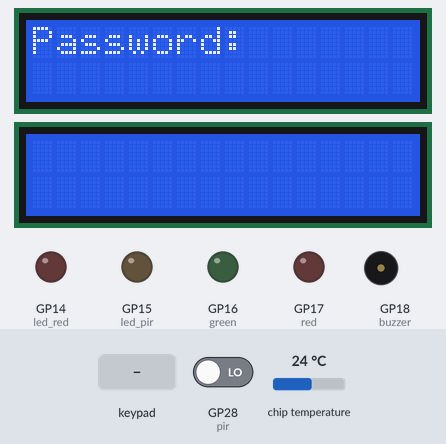
A program run on a simulated Raspberry Pi Pico running MicroPython. Parts: 2 × 16×2 character LCD, output pins drawn as LEDs (lit = HIGH), buzzer (waves = sounding, pin HIGH). The test bench sets the inputs (shaded band); at power-on: GP28 (pir) LOW, chip temperature 24 °C. Threads take turns every 2 ms; library files of the repository ran but are not shown: lcd_api.py, pico_i2c_lcd.py; pins used as bus, display or sensor lines are not drawn; what the program prints to the serial console is not drawn.

Above: at 1.3 s.
1.4 s: keypad keys 1 2 3 4 5 6 pressed 0.4 s apart
At 4.5 s:
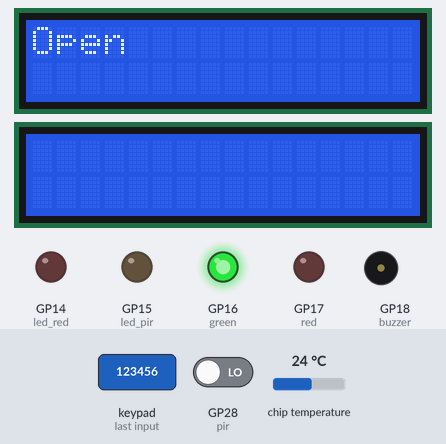
5.3 s: keypad keys 1 3 9 7 2 2 # pressed 0.4 s apart
At 8.9 s:
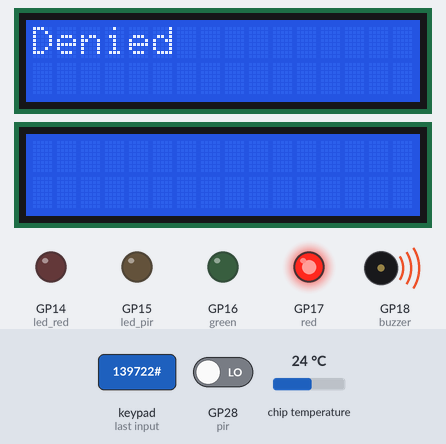
21.6 s: key 'A' pressed
At 22.6 s:
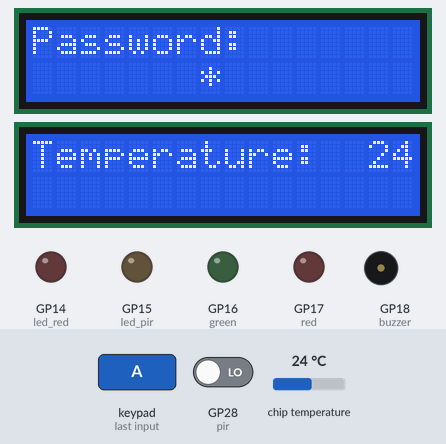
31.6 s: key 'C' pressed
At 32.4 s:
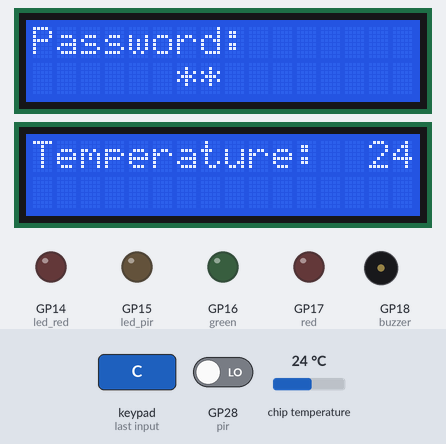
41.6 s: keypad keys 1 3 9 7 2 2 D pressed 0.4 s apart
At 44.3 s:
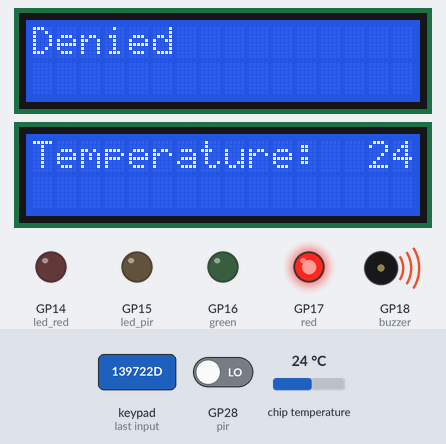
45.9 s: keypad keys 1 2 3 4 5 6 pressed 0.4 s apart
At 49.0 s:
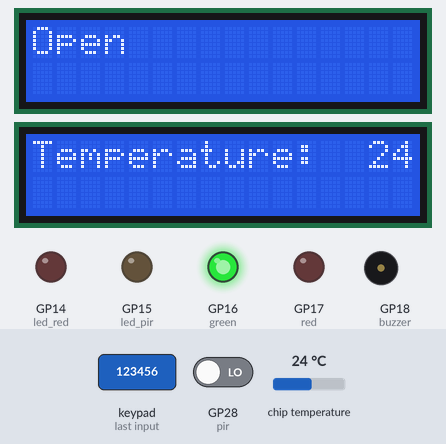
Timing chart, 0 to 50.7 s (numbered marks = the images above; inputs shaded):
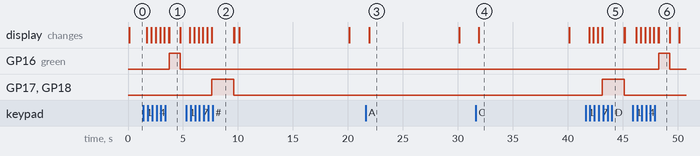

The program:

main.py
```python
import utime
import _thread
import machine
from machine import I2C,Pin, ADC, Timer
from lcd_api import LcdApi
from pico_i2c_lcd import I2cLcd
#from gpiozero import MotionSensor
pir = Pin(28,Pin.IN,Pin.PULL_DOWN)
led_pir = machine.Pin(15, machine.Pin.OUT)
temp = 0

#Definicion de matriz y pines para cerradura
matrix_keys = [['1', '2', '3', 'A'],
               ['4', '5', '6', 'B'],
               ['7', '8', '9', 'C'],
               ['*', '0', '#', 'D']]

keypad_rows = [9,8,7,6]
keypad_cols = [5,4,3,2]

cols_pin = []
rows_pin = []
password = []
intentos = 0

Ppin = ['1','2','3','4','5','6']
green = Pin(16,Pin.OUT)
red = Pin(17,Pin.OUT)
buzzer = Pin(18, Pin.OUT)


#Pines para temperatura
value = 0;
sensor = ADC(4)
led_red = machine.Pin(14, machine.Pin.OUT)

for x in range(0, 4):
    rows_pin.append(machine.Pin(keypad_rows[x], machine.Pin.OUT))
    rows_pin[x].value(1)
    cols_pin.append(machine.Pin(keypad_cols[x], machine.Pin.IN, machine.Pin.PULL_DOWN))
    cols_pin[x].value(0)

print("Please enter a key from the keypad")


#Dirección del I2C y tamaño del LCD
I2C_ADDR  =  0x27
I2C_NUM_ROWS = 2
I2C_NUM_COLS = 16
i2c = I2C(0, sda=machine.Pin(12), scl=machine.Pin(13), freq= 200000)
i2c.scan()
lcd = I2cLcd(i2c, I2C_ADDR, I2C_NUM_ROWS, I2C_NUM_COLS)

#Dirección del I2C y tamaño del LCD grande
I2C_ADDR  =  0x27
I2C_NUM_ROWS2 = 3
I2C_NUM_COLS2 = 20
i2c2 = I2C(1, sda=machine.Pin(10), scl=machine.Pin(11), freq= 200000)
i2c2.scan()
lcd2 = I2cLcd(i2c2, I2C_ADDR, I2C_NUM_ROWS2, I2C_NUM_COLS2)

def lcd_str(message, col, row):
    lcd.move_to(col, row)
    lcd.putstr(message)

def lcd_str2(message, col, row):
    lcd2.move_to(col, row)
    lcd2.putstr(message)


def temperatura(timer):
    #Control de temperatura
        valor = sensor.read_u16()*3.3/65535
        temp = 27 - (valor - 0.706)/0.001721
        temp = round(temp)
        print(temp)
        lcd2.clear()

        temp_str = str(temp)
        #print(type(temp_str))

        lcd_str2("Temperature: ", 0,0)
        lcd_str2(temp_str, 14,0)

        if( temp > 24):
            led_red.value(1)
        else:
            led_red.value(0)

timer = Timer()
timer.init(period=10000, mode = Timer.PERIODIC, callback = temperatura)

def main():
    while True:
        pass
        scankeys()

def pir_handler():
    if pir.value():
        value = 1;

    else:
        value = 0;

    return value

def second_main():
    while True:
        pir_handler()
        if pir.value():
            led_pir.value(1)

        else:
            led_pir.value(0)

        utime.sleep_ms(300)


_thread.start_new_thread(second_main,())

def scankeys():
    lcd_str("Password:", 0,0)

    for row in range(4):
        for col in range(4):
            rows_pin[row].high()
            key = None

            if cols_pin[col].value() == 1:

                print("You have pressed:", matrix_keys[row][col])

                key_press = matrix_keys[row][col]
                utime.sleep(0.3)
                password.append(key_press)

                lenght = len(password)
                if len(password) == 0:
                    lcd_str("*", 8,1)

                elif len(password) == 1:
                    lcd_str("*", 7,1)

                elif len(password) == 2:
                    lcd_str("*", 6,1)

                elif len(password) == 3:
                    lcd_str("*", 5,1)

                elif len(password) == 4:
                    lcd_str("*", 4,1)

                elif len(password) == 5:
                    lcd_str("*", 3,1)

                elif len(password) == 6:
                    lcd_str("*", 2,1)
                    Check_password(password)
                    for x in range(0,6):
                        password.pop()

        rows_pin[row].low()


def Check_password(password):
    if password == Ppin:
        lcd.clear()
        print("pass")
        lcd_str("Open", 0,0)
        green.value(1)
        utime.sleep(1)
        green.value(0)
        lcd.clear()
    else:
        lcd.clear()
        lcd_str("Denied", 0,0)
        buzzer.value(1)
        red.value(1)
        utime.sleep(2)
        red.value(0)
        buzzer.value(0)
        lcd.clear()


if __name__ == '__main__':
    main(),
```

Measured:
- after the input at 1.4 s, GP16 (green): LOW → HIGH after 2.3 s, → LOW 1.0 s later; the display: first changes after 0.31 s (image 1 shows a later state)
- after the input at 5.3 s, GP17 (red), GP18 (buzzer): LOW → HIGH after 2.3 s, → LOW 2.0 s later; the display: first changes after 0.32 s (image 2 shows a later state)
- after the input at 21.6 s, the display: changes after 0.32 s (image 3)
- after the input at 31.6 s, the display: changes after 0.31 s (image 4)
- after the input at 41.6 s, GP17 (red), GP18 (buzzer): LOW → HIGH after 1.5 s, → LOW 2.0 s later; the display: first changes after 0.32 s (image 5 shows a later state)
- after the input at 45.9 s, GP16 (green): LOW → HIGH after 2.3 s, → LOW 1.0 s later; the display: first changes after 0.31 s (image 6 shows a later state)
- what the display in image 1 shows lasts 1.0 s, from 3.7 s to 4.7 s
